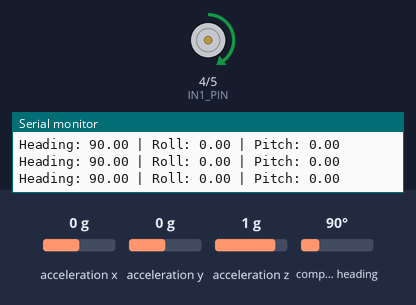
A sketch run on a simulated Arduino Uno, built with avr-gcc and run on an emulated ATmega328P. Parts: motor-driver pin pairs drawn as motors (green arrow = first pin HIGH = forward, orange = second pin HIGH = backward, longer = more drive, scaled by the enable pin), the last lines printed to the serial monitor. The inputs (shaded band) are chosen by the test bench; at power-on: acceleration y 0 g, acceleration x 0 g, acceleration z 1 g, compass heading 90°.

Above: at 2.2 s.
2.3 s: acceleration y set to -0.3 g
At 2.8 s:
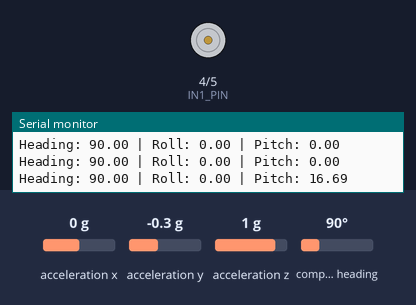
4.0 s: acceleration y set to 0 g
At 4.3 s:
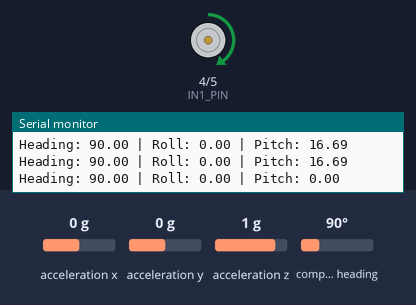
5.5 s: acceleration y set to -1.4 g
At 5.8 s:
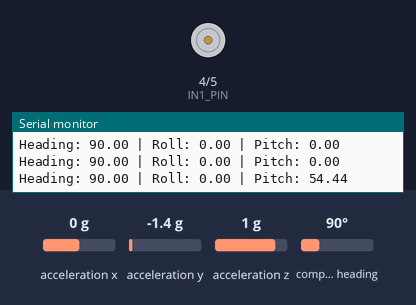
Timing chart, 0 to 8.5 s (numbered marks = the images above; inputs shaded):
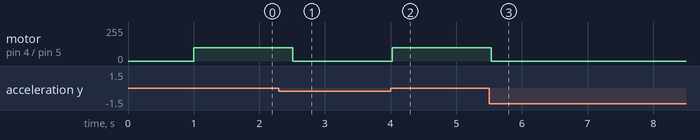

Measured:
- the behaviour switches between -0.1 and -0.2 g on acceleration y (found by bisection; images 0 and 1)
- after the input at 2.3 s, motor on pin 4 (IN1_PIN) / pin 5 (IN2_PIN): forward 100/255 → stopped after 0.21 s
- after the input at 4.0 s, motor on pin 4 (IN1_PIN) / pin 5 (IN2_PIN): stopped → forward 100/255 at once
- after the input at 5.5 s, motor on pin 4 (IN1_PIN) / pin 5 (IN2_PIN): forward 100/255 → stopped at once

The sketch:

BNO_MOTORTest.ino
```cpp
#include <Wire.h>
#include <Adafruit_Sensor.h>
#include <Adafruit_BNO055.h>
#include <utility/imumaths.h>

// BNO055 setup
Adafruit_BNO055 bno = Adafruit_BNO055(55, 0x28);

// Motor pins (adjust to your actual wiring)
const int EN_PIN = 3;     // Enable pin (PWM)
const int IN1_PIN = 4;    // Direction input 1
const int IN2_PIN = 5;    // Direction input 2

void setup() {
  Serial.begin(115200);
  delay(1000);

  // BNO055 Initialization
  if (!bno.begin()) {
    Serial.println("Failed to initialize BNO055!");
    while (1);
  }
  bno.setExtCrystalUse(true);
  Serial.println("BNO055 initialized.");

  // Motor control pins
  pinMode(EN_PIN, OUTPUT);
  pinMode(IN1_PIN, OUTPUT);
  pinMode(IN2_PIN, OUTPUT);

  // Initialize motor off
  digitalWrite(IN1_PIN, LOW);
  digitalWrite(IN2_PIN, LOW);
  analogWrite(EN_PIN, 0);  // 0% duty cycle = motor off
}

void loop() {
  // === Read BNO055 data ===
  imu::Vector<3> euler = bno.getVector(Adafruit_BNO055::VECTOR_EULER);
  Serial.print("Heading: ");
  Serial.print(euler.x());
  Serial.print(" | Roll: ");
  Serial.print(euler.y());
  Serial.print(" | Pitch: ");
  Serial.println(euler.z());

  // === Motor control logic ===
  // For example, move forward slowly if pitch is level
  if (abs(euler.z()) < 10) {  // If pitch ~ 0 deg
    digitalWrite(IN1_PIN, HIGH);
    digitalWrite(IN2_PIN, LOW);
    analogWrite(EN_PIN, 100);  // 100/255 PWM
  } else {
    // Stop or reverse if tilted
    digitalWrite(IN1_PIN, LOW);
    digitalWrite(IN2_PIN, LOW);
    analogWrite(EN_PIN, 0);
  }

  delay(500);  // Adjust refresh rate as needed
}
```
